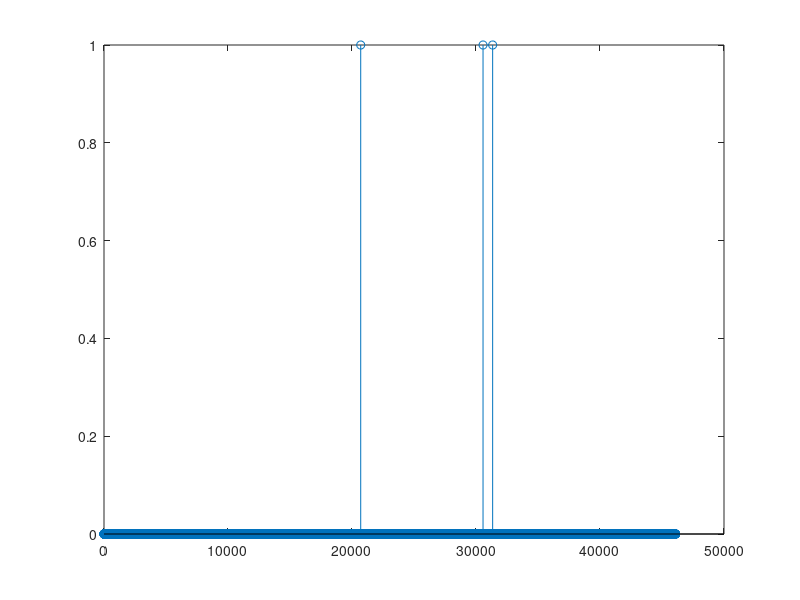

Recreate this plot in MATLAB.
clear;
close all;
load('Ss_new.mat');

Ndoppler = 30;
Ndelay = 64;
Nangle = 24;

Pfa = 0.15;
Nc = 64;
a = Nc*(Pfa^(-1/Nc)-1);
Ts = ones(Nangle, Ndoppler, Ndelay).*10000;

for idx_angle = 4:Nangle-3
    for idx_doppler = 4:Ndoppler-3 
        for idx_delay = 4:Ndelay-3
            c1 = Ss_new(idx_angle-3:idx_angle+3, idx_doppler-3:idx_doppler+3, idx_delay-3:idx_delay+3);
            c2 = Ss_new(idx_angle-1:idx_angle+1, idx_doppler-1:idx_doppler+1, idx_delay-1:idx_delay+1);
            T = sum(sum(sum(c1))) - sum(sum(sum(c2)));
            T = a*T/Nc;
            Ts(idx_angle,idx_doppler, idx_delay) = T;
            % Ss_new(idx_angle, idx_doppler, idx_delay)
            % T
        end
    end
end

detections = Ss_new > T;

figure;
stem(detections(:));

linearIndices = find(detections == 1); % Get linear indices of ones
[row, col, page] = ind2sub(size(detections), linearIndices); % Convert to 3D indices

disp('Indices of ones:');
disp([row, col, page]); % Display the indices
